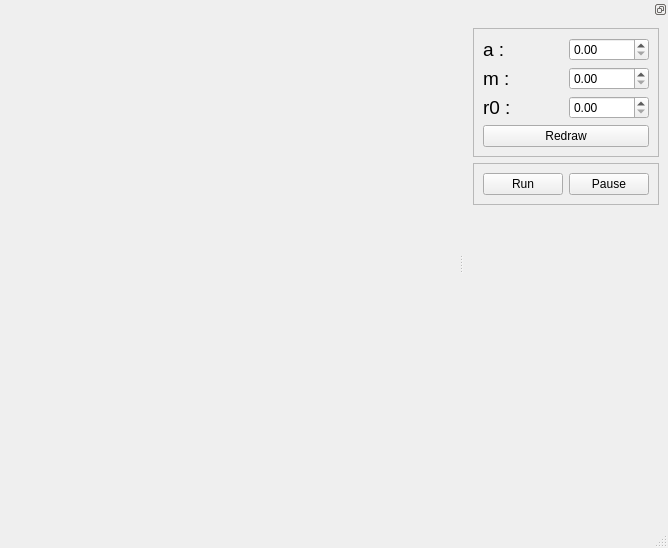
<?xml version="1.0" encoding="UTF-8"?>
<ui version="4.0">
 <class>MainWindow</class>
 <widget class="QMainWindow" name="MainWindow">
  <property name="geometry">
   <rect>
    <x>0</x>
    <y>0</y>
    <width>668</width>
    <height>548</height>
   </rect>
  </property>
  <property name="windowTitle">
   <string>MainWindow</string>
  </property>
  <widget class="QWidget" name="centralwidget">
   <layout class="QGridLayout" name="gridLayout">
    <item row="0" column="0">
     <widget class="QWidget" name="Canvas_Widget" native="true">
      <layout class="QGridLayout" name="Canvas_Layout"/>
     </widget>
    </item>
   </layout>
  </widget>
  <widget class="QMenuBar" name="menubar">
   <property name="geometry">
    <rect>
     <x>0</x>
     <y>0</y>
     <width>668</width>
     <height>30</height>
    </rect>
   </property>
  </widget>
  <widget class="QStatusBar" name="statusbar"/>
  <widget class="QDockWidget" name="dockWidget">
   <property name="maximumSize">
    <size>
     <width>206</width>
     <height>524287</height>
    </size>
   </property>
   <property name="features">
    <set>QDockWidget::DockWidgetFloatable|QDockWidget::DockWidgetMovable</set>
   </property>
   <attribute name="dockWidgetArea">
    <number>2</number>
   </attribute>
   <widget class="QWidget" name="dockWidgetContents_2">
    <layout class="QVBoxLayout" name="verticalLayout">
     <item>
      <widget class="QFrame" name="frame">
       <property name="maximumSize">
        <size>
         <width>16777215</width>
         <height>400</height>
        </size>
       </property>
       <property name="frameShape">
        <enum>QFrame::StyledPanel</enum>
       </property>
       <property name="frameShadow">
        <enum>QFrame::Raised</enum>
       </property>
       <layout class="QGridLayout" name="gridLayout_2">
        <item row="0" column="0">
         <widget class="QLabel" name="label">
          <property name="text">
           <string>&lt;html&gt;&lt;head/&gt;&lt;body&gt;&lt;p&gt;&lt;span style=&quot; font-size:14pt;&quot;&gt;a	:&lt;/span&gt;&lt;/p&gt;&lt;/body&gt;&lt;/html&gt;</string>
          </property>
         </widget>
        </item>
        <item row="0" column="1">
         <widget class="QDoubleSpinBox" name="txt_a">
          <property name="minimum">
           <double>0.000000000000000</double>
          </property>
         </widget>
        </item>
        <item row="1" column="0">
         <widget class="QLabel" name="label_2">
          <property name="text">
           <string>&lt;html&gt;&lt;head/&gt;&lt;body&gt;&lt;p&gt;&lt;span style=&quot; font-size:14pt;&quot;&gt;m	:&lt;/span&gt;&lt;/p&gt;&lt;/body&gt;&lt;/html&gt;</string>
          </property>
         </widget>
        </item>
        <item row="2" column="0">
         <widget class="QLabel" name="label_3">
          <property name="text">
           <string>&lt;html&gt;&lt;head/&gt;&lt;body&gt;&lt;p&gt;&lt;span style=&quot; font-size:14pt;&quot;&gt;r0	:&lt;/span&gt;&lt;/p&gt;&lt;/body&gt;&lt;/html&gt;</string>
          </property>
         </widget>
        </item>
        <item row="1" column="1">
         <widget class="QDoubleSpinBox" name="txt_m">
          <property name="minimum">
           <double>0.000000000000000</double>
          </property>
         </widget>
        </item>
        <item row="2" column="1">
         <widget class="QDoubleSpinBox" name="txt_rc0"/>
        </item>
        <item row="3" column="0" colspan="2">
         <widget class="QPushButton" name="Button_Redraw">
          <property name="text">
           <string>Redraw</string>
          </property>
         </widget>
        </item>
       </layout>
      </widget>
     </item>
     <item>
      <widget class="QFrame" name="frame_2">
       <property name="maximumSize">
        <size>
         <width>16777215</width>
         <height>51</height>
        </size>
       </property>
       <property name="frameShape">
        <enum>QFrame::StyledPanel</enum>
       </property>
       <property name="frameShadow">
        <enum>QFrame::Raised</enum>
       </property>
       <layout class="QGridLayout" name="gridLayout_3">
        <item row="0" column="1">
         <widget class="QPushButton" name="Button_Pause">
          <property name="text">
           <string>Pause</string>
          </property>
         </widget>
        </item>
        <item row="0" column="0">
         <widget class="QPushButton" name="Button_Run">
          <property name="text">
           <string>Run</string>
          </property>
         </widget>
        </item>
       </layout>
      </widget>
     </item>
     <item>
      <spacer name="verticalSpacer">
       <property name="orientation">
        <enum>Qt::Vertical</enum>
       </property>
       <property name="sizeHint" stdset="0">
        <size>
         <width>20</width>
         <height>40</height>
        </size>
       </property>
      </spacer>
     </item>
    </layout>
   </widget>
  </widget>
 </widget>
 <resources/>
 <connections/>
</ui>
